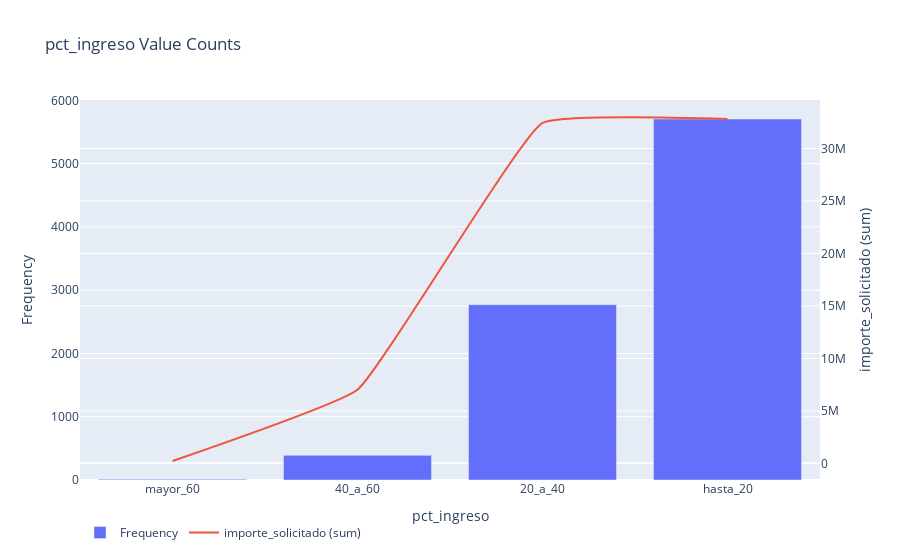

The notebook cell this image was saved under:
### Code cell
# DISCLAIMER: 'df' refers to the data you passed in when calling 'dtale.show'


if isinstance(df, (pd.DatetimeIndex, pd.MultiIndex)):
	df = df.to_frame(index=False)

# remove any pre-existing indices for ease of use in the D-Tale code, but this is not required
df = df.reset_index().drop('index', axis=1, errors='ignore')
df.columns = [str(c) for c in df.columns]  # update columns to strings in case they are numbers

s = df[~pd.isnull(df['pct_ingreso'])]['pct_ingreso']
chart = pd.value_counts(s).to_frame(name='data')
chart['percent'] = (chart['data'] / chart['data'].sum()) * 100
ordinal_data = df.groupby('pct_ingreso')[['importe_solicitado']].sum()
chart['ordinal'] = ordinal_data
chart.index.name = 'labels'
chart = chart.reset_index().sort_values('ordinal')
chart = chart[:100]
charts = [go.Bar(x=chart['labels'].values, y=chart['data'].values, name='Frequency')]
charts.append(go.Scatter(
	x=chart['labels'].values, y=chart['ordinal'].values, yaxis='y2',
	name='importe_solicitado (sum)', line={'shape': 'spline', 'smoothing': 0.3}, mode='lines'
))
figure = go.Figure(data=charts, layout=go.Layout({
    'barmode': 'group',
    'legend': {'orientation': 'h'},
    'title': {'text': 'pct_ingreso Value Counts'},
    'xaxis': {'title': {'text': 'pct_ingreso'}},
    'yaxis': {'title': {'text': 'Frequency'}},
    'yaxis2': {'overlaying': 'y', 'side': 'right', 'title': {'text': 'importe_solicitado (sum)'}}
}))


figure
# If you're having trouble viewing your chart in your notebook try passing your 'chart' into this snippet:
#
# from plotly.offline import iplot, init_notebook_mode
#
# init_notebook_mode(connected=True)
# for chart in charts:
#     chart.pop('id', None) # for some reason iplot does not like 'id'
# iplot(figure)

### Figure 1 — Plotly figure (JSON) as saved in the notebook; plotly's stock layout.template omitted (floating-point values rounded to 4 significant figures)
{"data": [{"name": "Frequency", "type": "bar", "x": ["mayor_60", "40_a_60", "20_a_40", "hasta_20"], "y": [11, 390, 2771, 5706]}, {"line": {"shape": "spline", "smoothing": 0.3}, "mode": "lines", "name": "importe_solicitado (sum)", "type": "scatter", "x": ["mayor_60", "40_a_60", "20_a_40", "hasta_20"], "y": [223800, 7016475, 32433050, 32812050], "yaxis": "y2"}], "layout": {"barmode": "group", "legend": {"orientation": "h"}, "title": {"text": "pct_ingreso Value Counts"}, "xaxis": {"title": {"text": "pct_ingreso"}}, "yaxis": {"title": {"text": "Frequency"}}, "yaxis2": {"overlaying": "y", "side": "right", "title": {"text": "importe_solicitado (sum)"}}}}
